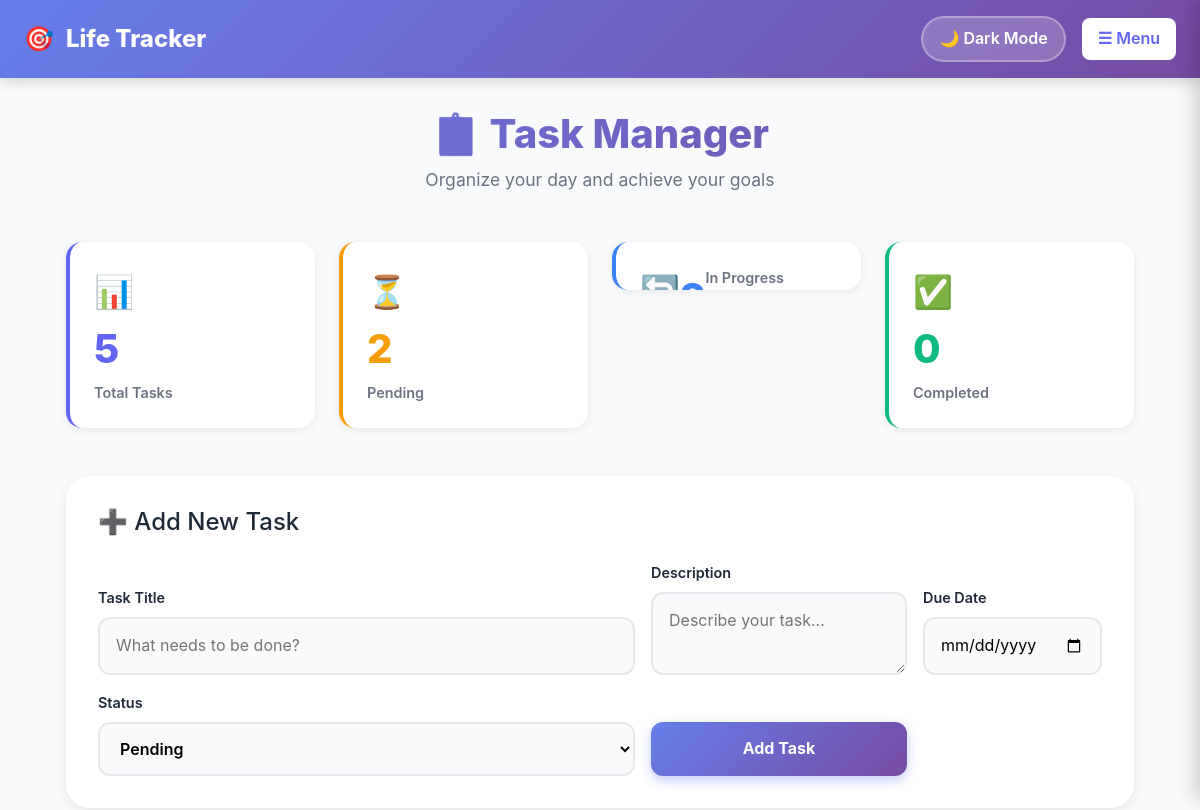
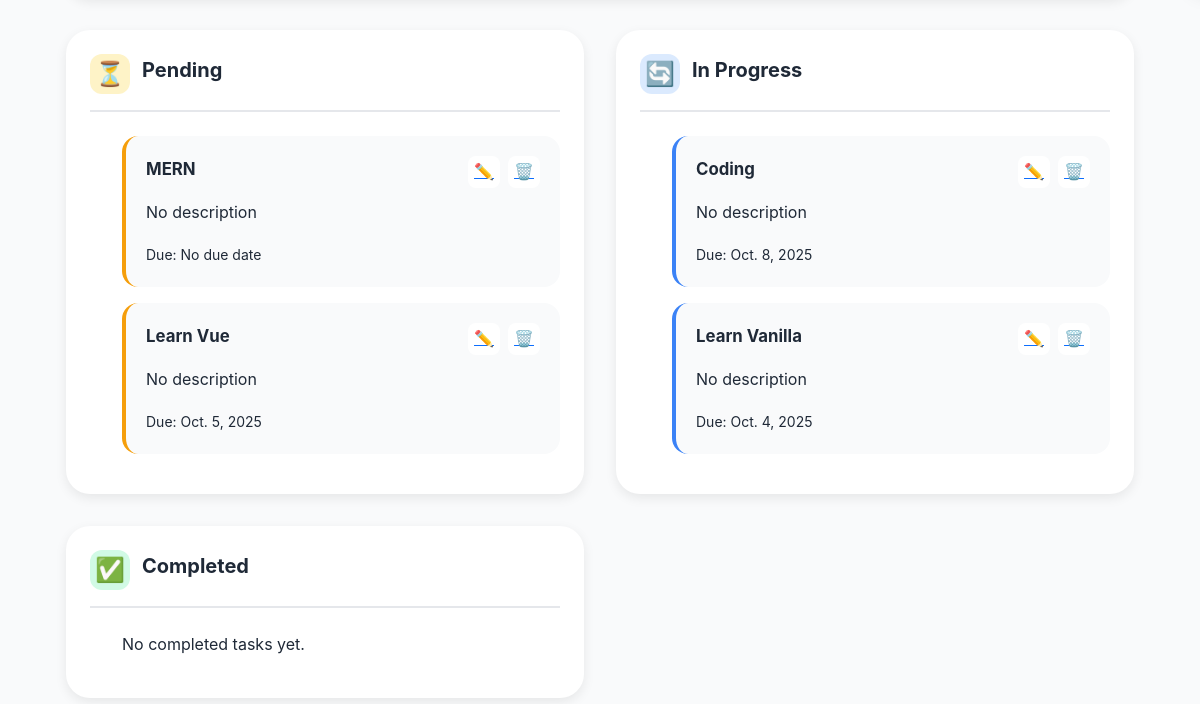
The app's page / (upper part), older data (2 pictures, top to bottom).
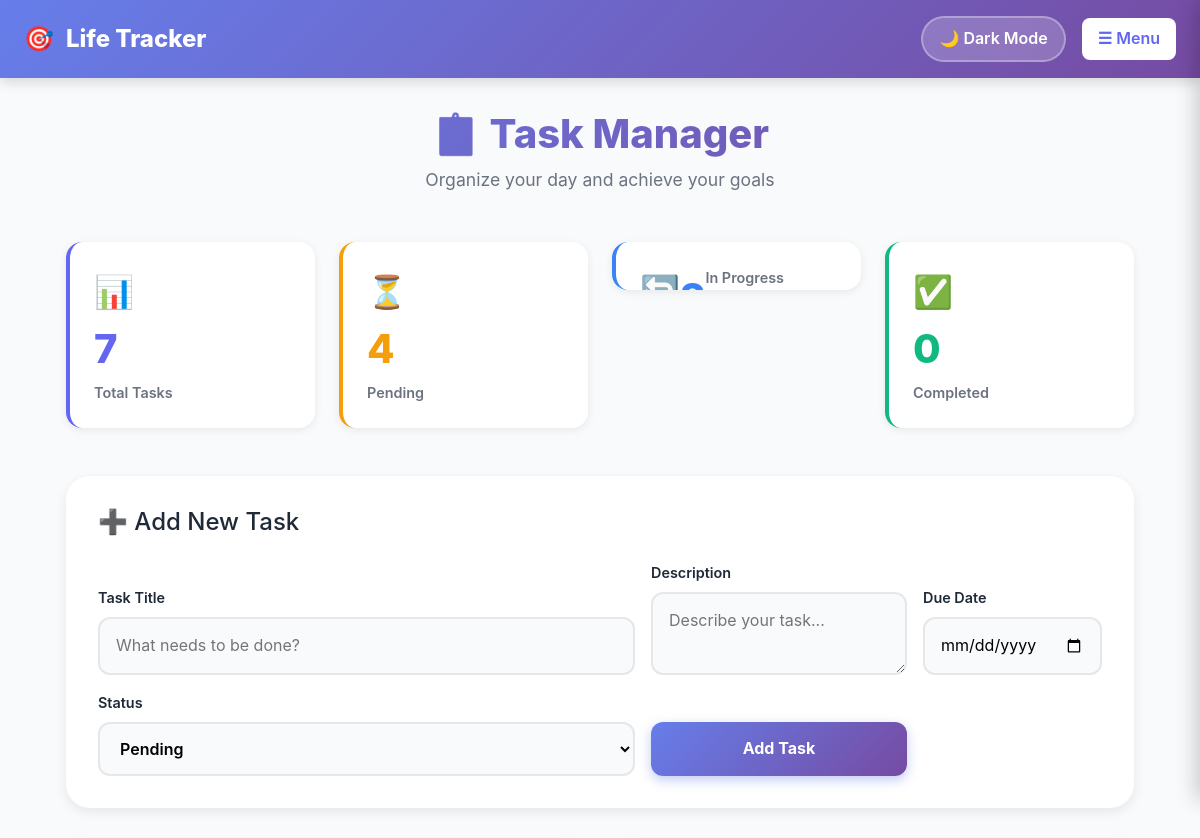
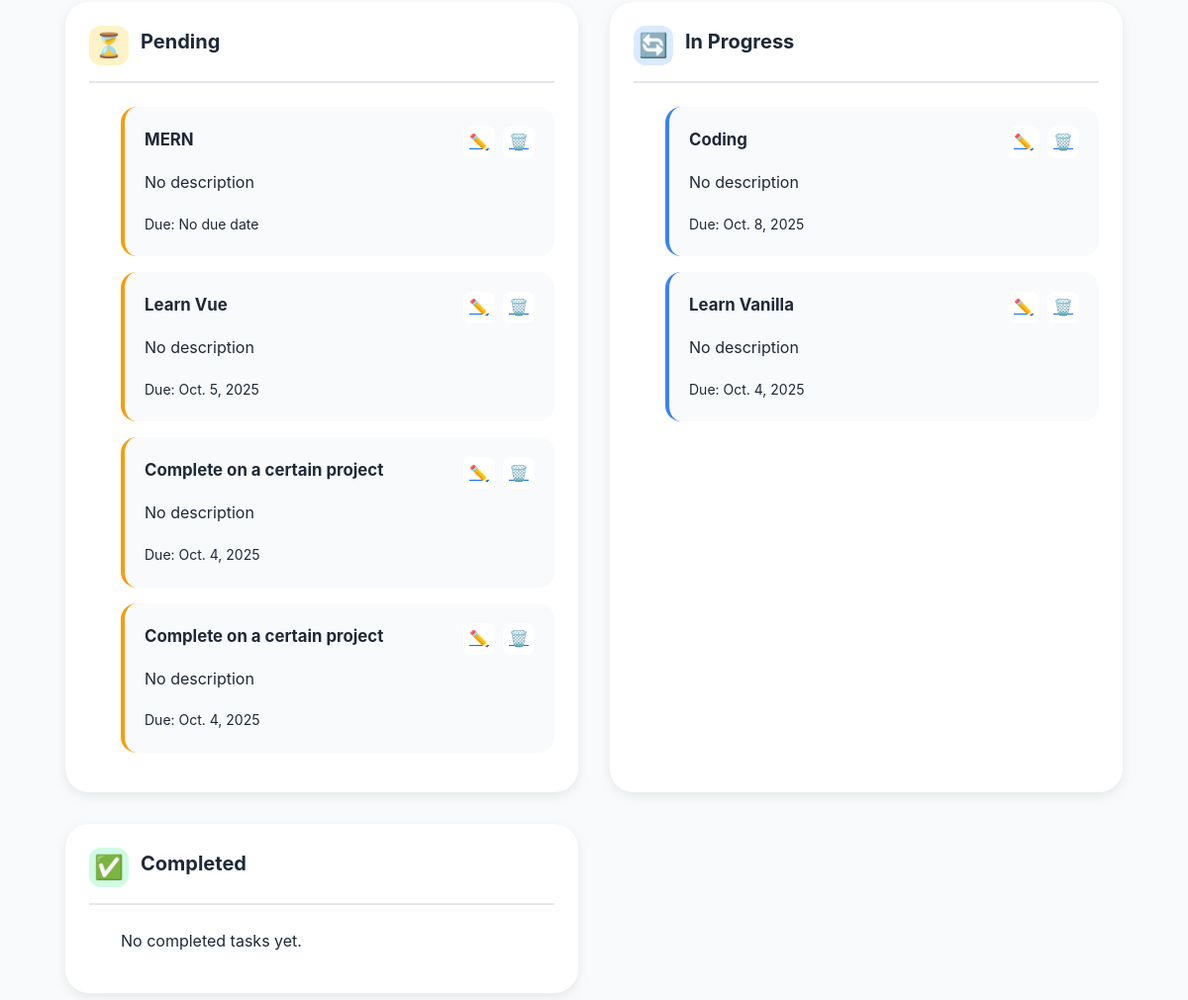
The same page, newer data (2 pictures, top to bottom).
### tracker/models.py (models this page shows, shortened)
class Task(models.Model):
    STATUS_CHOICES = [
        ('todo', 'To Do'),
        ('in_progress', 'In Progress'),
        ('done', 'Done'),
    ]
    title = models.CharField(max_length=200)
    due_date = models.DateField(null=True, blank=True)
    completed = models.BooleanField(default=False)
    created_at = models.DateTimeField(auto_now_add=True)
    category = models.ForeignKey('Category', on_delete=models.SET_NULL, null=True, blank=True)
    status = models.CharField(max_length=20, choices=STATUS_CHOICES, default='todo')
    order = models.IntegerField(default=0)

### tracker/views.py (the view)
# urls.py: path('', views.index, name='index'),
def index(request):
    tasks = Task.objects.all().order_by('status','order', 'created_at')
    today = timezone.now().date()
    tasks_today = Task.objects.filter(due_date=today)
    tasks_pending = Task.objects.filter(status='pending')
    tasks_in_progress= Task.objects.filter(status='in_progress')
    tasks_completed = Task.objects.filter(status='completed')
    upcoming_tasks = Task.objects.filter(
        due_date__gte=today
    ).exclude(status='completed').order_by('due_date')[:5]
    context = {
        'tasks':tasks,
        'tasks_today': tasks_today,
        'tasks_pending':tasks_pending,
        'tasks_in_progress':tasks_in_progress,
        'tasks_completed':tasks_completed,
        'upcoming_tasks': upcoming_tasks
    }
    return render(request, 'index.html', context)

### tracker/templates/index.html (shortened to what the changed rows need)
{% extends "base.html" %}
{% load static %}
{% block extra_css %}
<link rel="stylesheet" href="{% static 'css/style.css' %}">
{% endblock %}
{% block content %}
<div class="main-container">
    <div class="dashboard-header">
        <h1>📋 Task Manager</h1>
    </div>
    <div class="stats-grid">
        <div class="stat-card total">
            <div class="stat-icon">📊</div>
            <div class="stat-number">{{ tasks|length }}</div>
            <div class="stat-label">Total Tasks</div>
        </div>
        <div class="stat-card pending">
            <div class="stat-icon">⏳</div>
            <div class="stat-number">{{ tasks_pending|length }}</div>
            <div class="stat-label">Pending</div>
        </div>
    </div>
    <div class="task-section">
        <div class="task-column pending-column">
            <ul class="task-list">
                {% for task in tasks_pending %}
                <li class="task-item">
                    <div class="task-header">
                        <div class="task-title">{{ task.title }}</div>
                        <div class="task-actions">
                            <a href="{% url 'update_task' task.id %}" class="task-btn" title="Edit">✏️</a>
                            <a href="{% url 'delete_task' task.id %}" class="task-btn" title="Delete">🗑️</a>
                        </div>
                    </div>
                    <p>{{ task.description|default:"No description" }}</p>
                    <small>Due: {{ task.due_date|default:"No due date" }}</small>
                </li>
                {% empty %}
                <li>No pending tasks.</li>
                {% endfor %}
            </ul>
        </div>
        <div class="task-column progress-column">
            <ul class="task-list">
                {% for task in tasks_in_progress %}
                <li class="task-item">
                    <div class="task-header">
                        <div class="task-title">{{ task.title }}</div>
                        <div class="task-actions">
                            <a href="{% url 'update_task' task.id %}" class="task-btn" title="Edit">✏️</a>
                            <a href="{% url 'delete_task' task.id %}" class="task-btn" title="Delete">🗑️</a>
                        </div>
                    </div>
                    <p>{{ task.description|default:"No description" }}</p>
                    <small>Due: {{ task.due_date|default:"No due date" }}</small>
                </li>
                {% empty %}
                <li>No tasks in progress.</li>
                {% endfor %}
            </ul>
        </div>
    </div>
</div>
{% endblock %}

Row changes from the older to the newer data that the page shows:
added Task: title "Complete on a certain project", description "No description", due_date "Oct. 4, 2025", shown under "Pending"
added Task: title "Complete on a certain project", description "No description", due_date "Oct. 4, 2025", shown under "Pending"
Text that changed along with them:
{{ tasks|length }}: "5" → "7"
{{ tasks_pending|length }}: "2" → "4"
